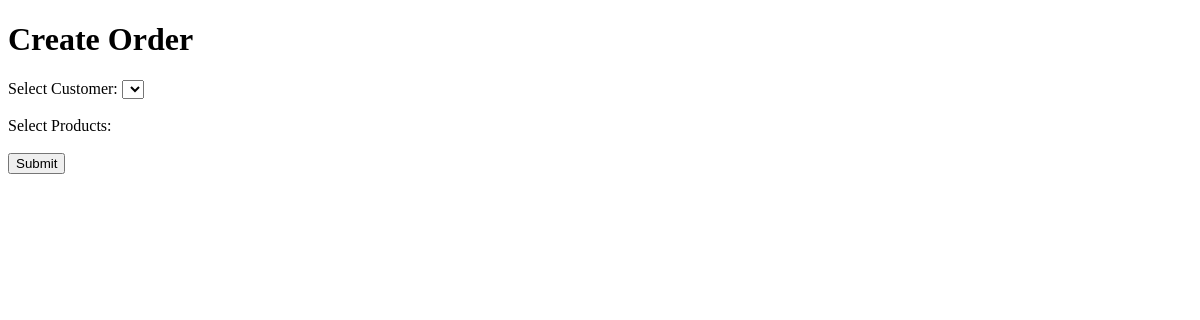
The page /order/ on the database as committed earlier.
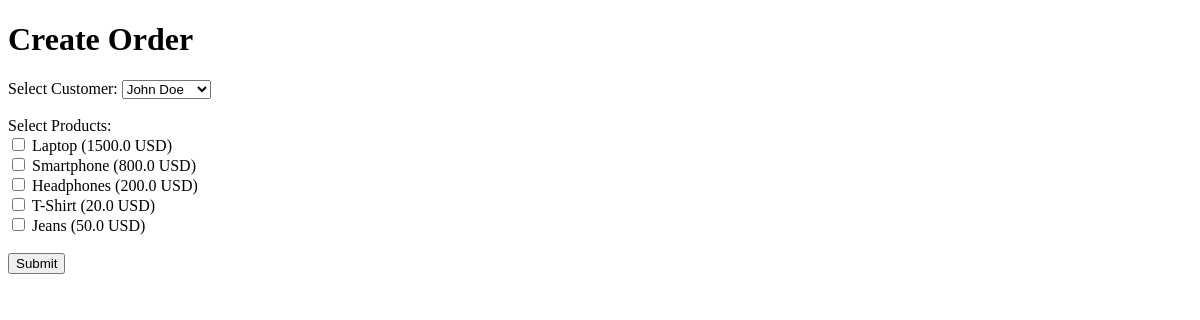
The same page on the database as committed later.
### ecommerce/models.py (models this page shows, shortened)
class Product(models.Model):
    name = models.CharField(max_length=255)
    description = models.TextField()
    price = models.FloatField()
    category = models.ForeignKey(Category, on_delete=models.CASCADE)

### ecommerce/views.py (the view, shortened to what this page needs)
def index(request):
    customers = Customer.objects.all()
    products = Product.objects.all()
    return render(request, 'ecommerce/order.html', {'customers': customers, 'products': products})

### ecommerce/templates/ecommerce/order.html (shortened to what this page needs)
<!DOCTYPE html>
<html>
<head>
</head>
<body>
    <h1>Create Order</h1>
    <form method="post">
        <label for="customer">Select Customer:</label>
        <select name="customer_id" id="customer">
            {% for customer in customers %}
                <option value="{{ customer.id }}">{{ customer.name }}</option>
            {% endfor %}
        </select>
        <br><br>
        <label for="products">Select Products:</label>
        <br>
        {% for product in products %}
            <input type="checkbox" name="product_ids" value="{{ product.id }}">
            {{ product.name }} ({{ product.price }} USD)<br>
        {% endfor %}
        <br>
        <button type="submit">Submit</button>
    </form>
</body>
</html>

Rows that differ between the two databases and show on the page:
added Product: name "Laptop", price "1500.0"
added Product: name "Smartphone", price "800.0"
added Product: name "Headphones", price "200.0"
added Product: name "T-Shirt", price "20.0"
added Product: name "Jeans", price "50.0"
Other text that changed with them:
form field customer_id: (not shown) → "John Doe"
